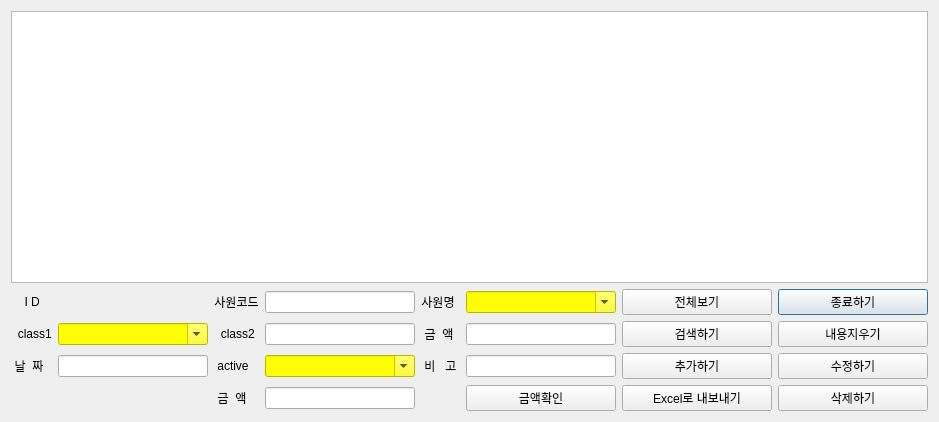
<?xml version="1.0" encoding="UTF-8"?>
<ui version="4.0">
 <class>AdvancePayDialog</class>
 <widget class="QDialog" name="AdvancePayDialog">
  <property name="geometry">
   <rect>
    <x>0</x>
    <y>0</y>
    <width>939</width>
    <height>422</height>
   </rect>
  </property>
  <property name="sizePolicy">
   <sizepolicy hsizetype="Expanding" vsizetype="Expanding">
    <horstretch>0</horstretch>
    <verstretch>0</verstretch>
   </sizepolicy>
  </property>
  <property name="windowTitle">
   <string>가불금현황</string>
  </property>
  <layout class="QGridLayout" name="gridLayout_2">
   <item row="1" column="0">
    <layout class="QGridLayout" name="gridLayout">
     <item row="3" column="2">
      <widget class="QLabel" name="label_10">
       <property name="sizePolicy">
        <sizepolicy hsizetype="Fixed" vsizetype="Fixed">
         <horstretch>0</horstretch>
         <verstretch>0</verstretch>
        </sizepolicy>
       </property>
       <property name="text">
        <string> active </string>
       </property>
       <property name="alignment">
        <set>Qt::AlignCenter</set>
       </property>
      </widget>
     </item>
     <item row="3" column="0">
      <widget class="QLabel" name="label_9">
       <property name="sizePolicy">
        <sizepolicy hsizetype="Fixed" vsizetype="Fixed">
         <horstretch>0</horstretch>
         <verstretch>0</verstretch>
        </sizepolicy>
       </property>
       <property name="text">
        <string> 날  짜 </string>
       </property>
       <property name="alignment">
        <set>Qt::AlignCenter</set>
       </property>
      </widget>
     </item>
     <item row="3" column="4">
      <widget class="QLabel" name="label_6">
       <property name="sizePolicy">
        <sizepolicy hsizetype="Fixed" vsizetype="Fixed">
         <horstretch>0</horstretch>
         <verstretch>0</verstretch>
        </sizepolicy>
       </property>
       <property name="text">
        <string> 비   고 </string>
       </property>
       <property name="alignment">
        <set>Qt::AlignCenter</set>
       </property>
      </widget>
     </item>
     <item row="3" column="1">
      <widget class="QLineEdit" name="entry_advancepay_transactiondate">
       <property name="sizePolicy">
        <sizepolicy hsizetype="Expanding" vsizetype="Fixed">
         <horstretch>0</horstretch>
         <verstretch>0</verstretch>
        </sizepolicy>
       </property>
      </widget>
     </item>
     <item row="1" column="7">
      <widget class="QPushButton" name="pb_advancepay_cancel">
       <property name="sizePolicy">
        <sizepolicy hsizetype="Expanding" vsizetype="Fixed">
         <horstretch>0</horstretch>
         <verstretch>0</verstretch>
        </sizepolicy>
       </property>
       <property name="text">
        <string>종료하기</string>
       </property>
      </widget>
     </item>
     <item row="1" column="4">
      <widget class="QLabel" name="label_4">
       <property name="sizePolicy">
        <sizepolicy hsizetype="Fixed" vsizetype="Fixed">
         <horstretch>0</horstretch>
         <verstretch>0</verstretch>
        </sizepolicy>
       </property>
       <property name="text">
        <string>사원명</string>
       </property>
       <property name="alignment">
        <set>Qt::AlignCenter</set>
       </property>
      </widget>
     </item>
     <item row="1" column="3">
      <widget class="QLineEdit" name="entry_advancepay_ecode">
       <property name="sizePolicy">
        <sizepolicy hsizetype="Expanding" vsizetype="Fixed">
         <horstretch>0</horstretch>
         <verstretch>0</verstretch>
        </sizepolicy>
       </property>
      </widget>
     </item>
     <item row="4" column="0">
      <widget class="QLabel" name="label_7">
       <property name="sizePolicy">
        <sizepolicy hsizetype="Fixed" vsizetype="Fixed">
         <horstretch>0</horstretch>
         <verstretch>0</verstretch>
        </sizepolicy>
       </property>
       <property name="text">
        <string/>
       </property>
       <property name="alignment">
        <set>Qt::AlignCenter</set>
       </property>
      </widget>
     </item>
     <item row="1" column="6">
      <widget class="QPushButton" name="pb_advancepay_show">
       <property name="sizePolicy">
        <sizepolicy hsizetype="Expanding" vsizetype="Fixed">
         <horstretch>0</horstretch>
         <verstretch>0</verstretch>
        </sizepolicy>
       </property>
       <property name="text">
        <string>전체보기</string>
       </property>
      </widget>
     </item>
     <item row="4" column="7">
      <widget class="QPushButton" name="pb_advancepay_delete">
       <property name="sizePolicy">
        <sizepolicy hsizetype="Expanding" vsizetype="Fixed">
         <horstretch>0</horstretch>
         <verstretch>0</verstretch>
        </sizepolicy>
       </property>
       <property name="text">
        <string>삭제하기</string>
       </property>
      </widget>
     </item>
     <item row="2" column="0">
      <widget class="QLabel" name="label_3">
       <property name="sizePolicy">
        <sizepolicy hsizetype="Fixed" vsizetype="Fixed">
         <horstretch>0</horstretch>
         <verstretch>0</verstretch>
        </sizepolicy>
       </property>
       <property name="text">
        <string>  class1</string>
       </property>
       <property name="alignment">
        <set>Qt::AlignCenter</set>
       </property>
      </widget>
     </item>
     <item row="2" column="6">
      <widget class="QPushButton" name="pb_advancepay_search">
       <property name="sizePolicy">
        <sizepolicy hsizetype="Expanding" vsizetype="Fixed">
         <horstretch>0</horstretch>
         <verstretch>0</verstretch>
        </sizepolicy>
       </property>
       <property name="text">
        <string>검색하기</string>
       </property>
      </widget>
     </item>
     <item row="2" column="3">
      <widget class="QLineEdit" name="entry_advancepay_class2">
       <property name="sizePolicy">
        <sizepolicy hsizetype="Expanding" vsizetype="Fixed">
         <horstretch>0</horstretch>
         <verstretch>0</verstretch>
        </sizepolicy>
       </property>
      </widget>
     </item>
     <item row="2" column="7">
      <widget class="QPushButton" name="pb_advancepay_clear">
       <property name="sizePolicy">
        <sizepolicy hsizetype="Expanding" vsizetype="Fixed">
         <horstretch>0</horstretch>
         <verstretch>0</verstretch>
        </sizepolicy>
       </property>
       <property name="text">
        <string>내용지우기</string>
       </property>
      </widget>
     </item>
     <item row="1" column="1">
      <widget class="QLabel" name="lbl_advancepay_id">
       <property name="sizePolicy">
        <sizepolicy hsizetype="Expanding" vsizetype="Fixed">
         <horstretch>0</horstretch>
         <verstretch>0</verstretch>
        </sizepolicy>
       </property>
       <property name="text">
        <string/>
       </property>
      </widget>
     </item>
     <item row="3" column="6">
      <widget class="QPushButton" name="pb_advancepay_insert">
       <property name="sizePolicy">
        <sizepolicy hsizetype="Expanding" vsizetype="Fixed">
         <horstretch>0</horstretch>
         <verstretch>0</verstretch>
        </sizepolicy>
       </property>
       <property name="text">
        <string>추가하기</string>
       </property>
      </widget>
     </item>
     <item row="1" column="0">
      <widget class="QLabel" name="label">
       <property name="sizePolicy">
        <sizepolicy hsizetype="Fixed" vsizetype="Fixed">
         <horstretch>0</horstretch>
         <verstretch>0</verstretch>
        </sizepolicy>
       </property>
       <property name="text">
        <string>    I D</string>
       </property>
       <property name="alignment">
        <set>Qt::AlignCenter</set>
       </property>
      </widget>
     </item>
     <item row="1" column="2">
      <widget class="QLabel" name="label_2">
       <property name="sizePolicy">
        <sizepolicy hsizetype="Fixed" vsizetype="Fixed">
         <horstretch>0</horstretch>
         <verstretch>0</verstretch>
        </sizepolicy>
       </property>
       <property name="text">
        <string>사원코드</string>
       </property>
       <property name="alignment">
        <set>Qt::AlignCenter</set>
       </property>
      </widget>
     </item>
     <item row="2" column="2">
      <widget class="QLabel" name="label_5">
       <property name="sizePolicy">
        <sizepolicy hsizetype="Fixed" vsizetype="Fixed">
         <horstretch>0</horstretch>
         <verstretch>0</verstretch>
        </sizepolicy>
       </property>
       <property name="text">
        <string>  class2</string>
       </property>
       <property name="alignment">
        <set>Qt::AlignCenter</set>
       </property>
      </widget>
     </item>
     <item row="1" column="5">
      <widget class="QComboBox" name="cb_advancepay_ename">
       <property name="sizePolicy">
        <sizepolicy hsizetype="Expanding" vsizetype="Fixed">
         <horstretch>0</horstretch>
         <verstretch>0</verstretch>
        </sizepolicy>
       </property>
       <property name="styleSheet">
        <string notr="true">background-color: rgb(255, 255, 0);</string>
       </property>
       <property name="editable">
        <bool>true</bool>
       </property>
      </widget>
     </item>
     <item row="3" column="5">
      <widget class="QLineEdit" name="entry_advancepay_remark">
       <property name="sizePolicy">
        <sizepolicy hsizetype="Expanding" vsizetype="Fixed">
         <horstretch>0</horstretch>
         <verstretch>0</verstretch>
        </sizepolicy>
       </property>
      </widget>
     </item>
     <item row="2" column="5">
      <widget class="QLineEdit" name="entry_advancepay_amount">
       <property name="sizePolicy">
        <sizepolicy hsizetype="Expanding" vsizetype="Fixed">
         <horstretch>0</horstretch>
         <verstretch>0</verstretch>
        </sizepolicy>
       </property>
      </widget>
     </item>
     <item row="2" column="1">
      <widget class="QComboBox" name="cb_advancepay_class1">
       <property name="sizePolicy">
        <sizepolicy hsizetype="Expanding" vsizetype="Fixed">
         <horstretch>0</horstretch>
         <verstretch>0</verstretch>
        </sizepolicy>
       </property>
       <property name="styleSheet">
        <string notr="true">background-color: rgb(255, 255, 0);</string>
       </property>
       <property name="editable">
        <bool>true</bool>
       </property>
      </widget>
     </item>
     <item row="2" column="4">
      <widget class="QLabel" name="label_8">
       <property name="sizePolicy">
        <sizepolicy hsizetype="Fixed" vsizetype="Fixed">
         <horstretch>0</horstretch>
         <verstretch>0</verstretch>
        </sizepolicy>
       </property>
       <property name="text">
        <string> 금  액 </string>
       </property>
       <property name="alignment">
        <set>Qt::AlignCenter</set>
       </property>
      </widget>
     </item>
     <item row="3" column="7">
      <widget class="QPushButton" name="pb_advancepay_update">
       <property name="sizePolicy">
        <sizepolicy hsizetype="Expanding" vsizetype="Fixed">
         <horstretch>0</horstretch>
         <verstretch>0</verstretch>
        </sizepolicy>
       </property>
       <property name="text">
        <string>수정하기</string>
       </property>
      </widget>
     </item>
     <item row="3" column="3">
      <widget class="QComboBox" name="cb_advancepay_active">
       <property name="sizePolicy">
        <sizepolicy hsizetype="Expanding" vsizetype="Fixed">
         <horstretch>0</horstretch>
         <verstretch>0</verstretch>
        </sizepolicy>
       </property>
       <property name="styleSheet">
        <string notr="true">background-color: rgb(255, 255, 0);</string>
       </property>
       <property name="editable">
        <bool>true</bool>
       </property>
      </widget>
     </item>
     <item row="4" column="3">
      <widget class="QLineEdit" name="entry_advancepay_ttl">
       <property name="sizePolicy">
        <sizepolicy hsizetype="Expanding" vsizetype="Fixed">
         <horstretch>0</horstretch>
         <verstretch>0</verstretch>
        </sizepolicy>
       </property>
      </widget>
     </item>
     <item row="4" column="6">
      <widget class="QPushButton" name="pb_advancepay_excel_export">
       <property name="sizePolicy">
        <sizepolicy hsizetype="Expanding" vsizetype="Fixed">
         <horstretch>0</horstretch>
         <verstretch>0</verstretch>
        </sizepolicy>
       </property>
       <property name="text">
        <string>Excel로 내보내기</string>
       </property>
      </widget>
     </item>
     <item row="4" column="5">
      <widget class="QPushButton" name="pb_advancepay_check_amount">
       <property name="sizePolicy">
        <sizepolicy hsizetype="Expanding" vsizetype="Fixed">
         <horstretch>0</horstretch>
         <verstretch>0</verstretch>
        </sizepolicy>
       </property>
       <property name="text">
        <string>금액확인</string>
       </property>
      </widget>
     </item>
     <item row="4" column="2">
      <widget class="QLabel" name="label_11">
       <property name="sizePolicy">
        <sizepolicy hsizetype="Fixed" vsizetype="Fixed">
         <horstretch>0</horstretch>
         <verstretch>0</verstretch>
        </sizepolicy>
       </property>
       <property name="text">
        <string> 금  액 </string>
       </property>
       <property name="alignment">
        <set>Qt::AlignCenter</set>
       </property>
      </widget>
     </item>
     <item row="0" column="0" colspan="8">
      <widget class="QTableView" name="tv_advancepay"/>
     </item>
    </layout>
   </item>
  </layout>
 </widget>
 <resources/>
 <connections/>
</ui>
